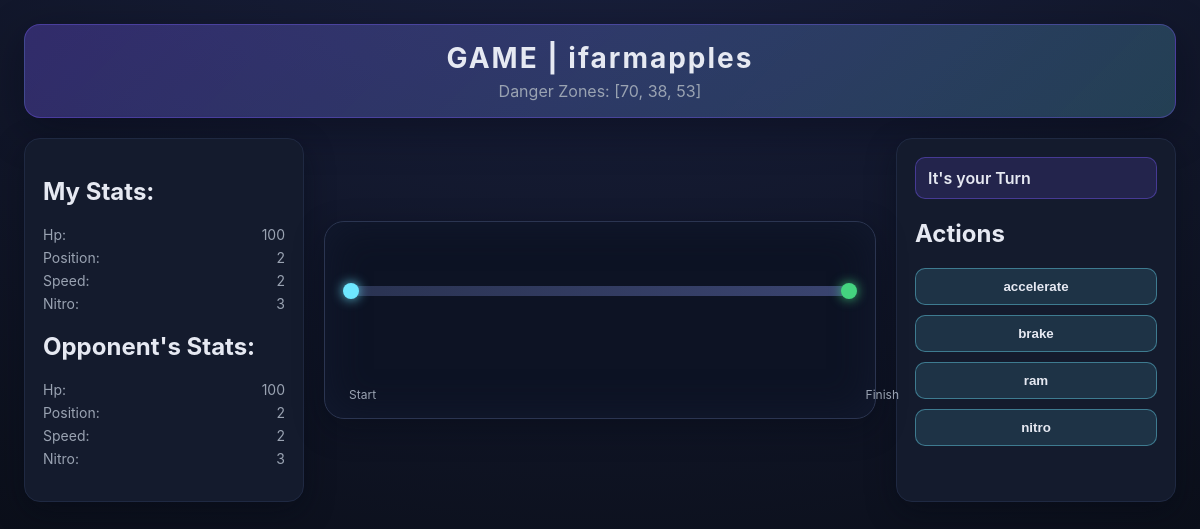
Screenshot of /game/6/ (signed in) with the database file from the repository.
### game/models.py (models this page shows, shortened)
class Player(models.Model):
    user = models.ForeignKey(settings.AUTH_USER_MODEL, on_delete=models.CASCADE)
    game = models.ForeignKey(Game, related_name='players', on_delete=models.CASCADE)
    position = models.IntegerField(default=0)  # in meters
    speed = models.IntegerField(default=1)  # in meters per turn
    nitro = models.IntegerField(default=3)  # number of nitro boosts available
    hp = models.IntegerField(default=100)  # health points
    is_online = models.BooleanField(default=False)
    last_seen = models.DateTimeField(null=True, blank=True)
    disconnected_at = models.DateTimeField(null=True, blank=True)

class Game(models.Model):
    STATUS_CHOICES = [
        ('waiting', 'Waiting'),
        ('active', 'Active'),
        ('finished', 'Finished'),
    ]
    MAX_PLAYERS = 2
    TURN_TIMEOUT_SECONDS = 20
    status = models.CharField(max_length=10, choices=STATUS_CHOICES, default='waiting')
    track_length = models.PositiveIntegerField(default=100)  # in meters
    turn_number = models.PositiveIntegerField(default=1)
    created_at = models.DateTimeField(auto_now_add=True)
    current_turn = models.ForeignKey('Player', null=True, blank=True, on_delete=models.SET_NULL, related_name='current_turn_games')
    danger_fields = models.JSONField(default=generate_danger_fields)
    winner = models.ForeignKey('Player', null=True, blank=True, on_delete=models.SET_NULL, related_name='won_games')   #null=true means null values are allowed, blank=true means admin can leave field blank
    turn_deadline = models.DateTimeField(null=True, blank=True)

### game/views.py (the view)
# urls.py: path('game/<int:game_id>/', game_view, name='game_view'),
@login_required
def game_view(request, game_id):
    game = get_object_or_404(Game, id=game_id)
    player = get_object_or_404(Player, user=request.user, game=game)
    context = {"game": game, "player": player}
    return render(request, "game/game.html", context)

### game/templates/game/game.html (shortened to what this page needs)
{% extends "game/base.html" %}
{% block content %}
<div class="game-layout">
    <header class="game-header">
        <h1>GAME | {{player.user}}</h1>
        <p class="danger-zones">Danger Zones: {{game.danger_fields}}</p>
    </header>
    <aside class="panel left-panel">
        {% for p in game.players.all %}
            <h2>{% if p.id == player.id %}My Stats:{% else %}Opponent's Stats:{% endif %}</h2>
            <ul class="player-stats" data-player-id="{{ p.id }}">
                <li>Hp: <span class="hp">{{p.hp}}</span></li>
                <li>Position: <span class="position">{{p.position}}</span></li>
                <li>Speed: <span class="speed">{{p.speed}}</span></li>
                <li>Nitro: <span class="nitro">{{p.nitro}}</span></li>
            </ul>
        {% endfor %}
    </aside>
    <main class="track-panel">
        <div class="track">
            <div class="track-line"></div>
            <div class="track-markers" id="track-markers"></div>
            <div class="track-labels">
                <span>Start</span>
                <span>Finish</span>
            </div>
        </div>
    </main>
    <aside class="panel right-panel">
        <div id="turn-status">{% if game.current_turn.id == player.id %}It's your Turn{% else %}Wait for your turn{% endif %}</div>
        <h2>Actions</h2>
        <ul class="action-list">
            <li><button type="submit" name="accelerate" class="action">accelerate</button></li>
            <li><button type="submit" name="brake" class="action">brake</button></li>
            <li><button type="submit" name="ram" class="action">ram</button></li>
            <li><button type="submit" name="nitro" class="action">nitro</button></li>
        </ul>
    </aside>
</div>
{% endblock %}

### game/static/game/game.css (style rules this page uses)
* { box-sizing: border-box; }
:root { --bg: #0b0f1a; --panel: #141b2d; --panel-border: #1f2942; --text: #e6e9f2; --muted: #9aa3b2; --accent: #6ee7ff; --accent-2: #7c5cff; --success: #44d37f; --danger: #ff6b6b; }
body { margin: 0; font-family: "Inter", "Segoe UI", system-ui, sans-serif; background: radial-gradient(1200px 800px at 50% -20%, #1a2140, var(--bg)); color: var(--text); min-height: 100vh; }
.game-layout { display: grid; grid-template-columns: minmax(220px, 280px) minmax(320px, 1fr) minmax(220px, 280px); grid-template-rows: auto 1fr; grid-template-areas: "header header header" "left track right"; gap: 20px; padding: 24px; }
.game-header { grid-area: header; text-align: center; padding: 16px 12px; border-radius: 16px; background: linear-gradient(135deg, rgba(124, 92, 255, 0.3), rgba(110, 231, 255, 0.2)); border: 1px solid rgba(124, 92, 255, 0.35); box-shadow: 0 12px 40px rgba(5, 8, 20, 0.4); }
.game-header h1 { margin: 0; letter-spacing: 2px; font-size: 28px; }
.danger-zones { margin: 6px 0 0; color: var(--muted); }
.panel { background: var(--panel); border: 1px solid var(--panel-border); border-radius: 16px; padding: 18px; box-shadow: 0 10px 30px rgba(6, 10, 20, 0.4); }
.left-panel { grid-area: left; }
.right-panel { grid-area: right; }
.player-stats { list-style: none; margin: 8px 0 16px; padding: 0; display: grid; gap: 6px; color: var(--muted); }
.player-stats li { display: flex; justify-content: space-between; font-size: 14px; }
.track-panel { grid-area: track; display: flex; align-items: center; justify-content: center; }
.track { width: 100%; max-width: 700px; background: #0d1324; border: 1px solid #2b3551; border-radius: 20px; padding: 24px 24px 48px; position: relative; min-height: 180px; box-shadow: inset 0 0 40px rgba(20, 28, 50, 0.8), 0 10px 30px rgba(6, 10, 20, 0.4); }
.track-line { height: 10px; width: 100%; background: linear-gradient(90deg, #2a3352, #3a4470); border-radius: 999px; position: relative; margin-top: 40px; }
.track-line::before, .track-line::after { content: ""; position: absolute; top: 50%; width: 16px; height: 16px; background: var(--accent); border-radius: 50%; transform: translateY(-50%); }
.track-line::before { left: -6px; box-shadow: 0 0 12px rgba(110, 231, 255, 0.9); }
.track-line::after { right: -6px; background: var(--success); box-shadow: 0 0 12px rgba(68, 211, 127, 0.9); }
.track-markers { position: relative; height: 80px; margin-top: -6px; }
.track-labels { position: absolute; width: 100%; bottom: 16px; display: flex; justify-content: space-between; color: var(--muted); font-size: 12px; }
#turn-status { font-weight: 600; padding: 10px 12px; border-radius: 10px; background: rgba(124, 92, 255, 0.15); border: 1px solid rgba(124, 92, 255, 0.4); margin-bottom: 14px; }
.action-list { list-style: none; padding: 0; margin: 0; display: grid; gap: 10px; }
.action { width: 100%; padding: 10px 12px; border-radius: 10px; border: 1px solid rgba(110, 231, 255, 0.4); background: rgba(110, 231, 255, 0.12); color: var(--text); font-weight: 600; cursor: pointer; transition: transform 0.15s ease, box-shadow 0.15s ease, opacity 0.15s ease; }

### rows the page displays
Player: user "ifarmapples", shows "My Stats:", hp "100", position "2", speed "2", nitro "3"
Game: danger_fields "[70, 38, 53]"
Player: shows "Opponent's Stats:", hp "100", position "2", speed "2", nitro "3"
